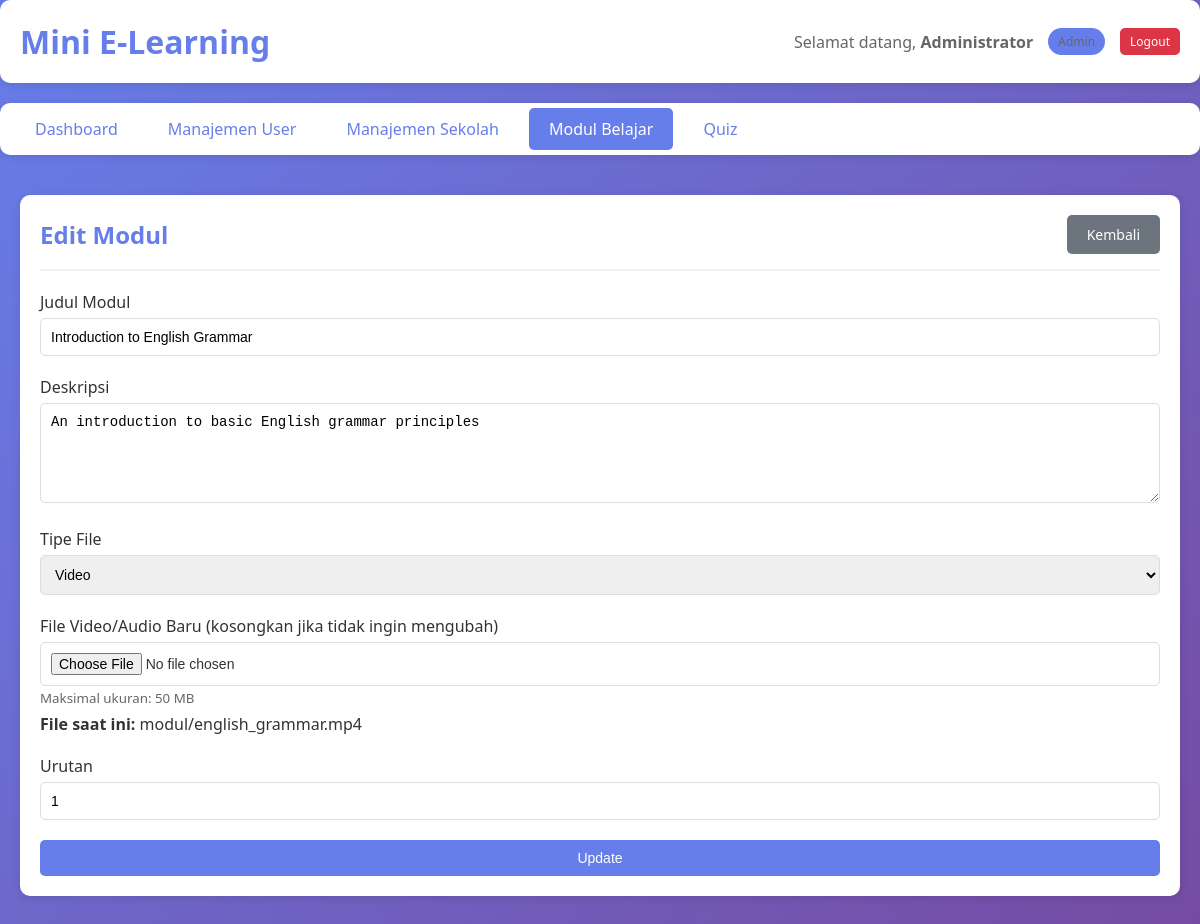
The app's page /public/?page=modul&action=edit&id=1 (signed in) with its own data.
### tables this page shows
CREATE TABLE IF NOT EXISTS modul (
    id INT AUTO_INCREMENT PRIMARY KEY,
    judul VARCHAR(255) NOT NULL,
    deskripsi TEXT,
    file_path VARCHAR(500),
    tipe_file ENUM('video', 'audio') NOT NULL,
    urutan INT DEFAULT 0,
    created_at TIMESTAMP DEFAULT CURRENT_TIMESTAMP
);

### app/controllers/modul_controller.php (called while the page is built, shortened)
<?php
require_once __DIR__ . '/../models/modul_model.php';
function modul_edit_form() {
    $id = $_GET['id'] ?? 0;
    $modul = get_modul_by_id($id);
    include __DIR__ . '/../views/modul/edit.php';
}
?>

### app/models/modul_model.php (called while the page is built, shortened)
<?php
require_once __DIR__ . '/db_functions.php';
function get_modul_by_id($id) {
    $sql = "SELECT * FROM modul WHERE id = ?";
    return db_fetch_one($sql, [$id]);
}
?>

### app/models/db_functions.php (called while the page is built, shortened)
<?php
function db_query($sql, $params = []) {
    $conn = get_db_connection();
    try {
        $stmt = $conn->prepare($sql);
        $stmt->execute($params);
        return $stmt;
    } catch (PDOException $e) {
        error_log("Database error: " . $e->getMessage());
        return false;
    }
}
function db_fetch_one($sql, $params = []) {
    $stmt = db_query($sql, $params);
    if ($stmt) {
        return $stmt->fetch();
    }
    return false;
}
?>

### app/views/modul/edit.php (the view, shortened to what this page needs)
<?php
require_once __DIR__ . '/../layouts/header.php';
?>
<div class="container">
    <div class="card">
        <div class="card-header">
            <h2>Edit Modul</h2>
            <a href="<?php echo APP_URL; ?>?page=modul&action=list" class="btn btn-secondary">Kembali</a>
        </div>
        <form method="POST" action="<?php echo APP_URL; ?>?page=modul&action=update" enctype="multipart/form-data">
            <div class="form-group">
                <label for="judul">Judul Modul</label>
                <input type="text" id="judul" name="judul" value="<?php echo htmlspecialchars($modul['judul']); ?>" required>
            </div>
            <div class="form-group">
                <label for="deskripsi">Deskripsi</label>
                <textarea id="deskripsi" name="deskripsi" rows="4"><?php echo htmlspecialchars($modul['deskripsi'] ?? ''); ?></textarea>
            </div>
            <div class="form-group">
                <label for="tipe_file">Tipe File</label>
                <select id="tipe_file" name="tipe_file" required>
                    <option value="video" <?php echo $modul['tipe_file'] === 'video' ? 'selected' : ''; ?>>Video</option>
                </select>
            </div>
            <div class="form-group">
                <label for="file">File Video/Audio Baru (kosongkan jika tidak ingin mengubah)</label>
                <input type="file" id="file" name="file" accept="video/*,audio/*">
                <small style="color: #666;">Maksimal ukuran: <?php echo MAX_UPLOAD_SIZE / 1024 / 1024; ?> MB</small>
                <?php if ($modul['file_path']): ?>
                    <p style="margin-top: 5px;">
                        <strong>File saat ini:</strong> <?php echo htmlspecialchars($modul['file_path']); ?>
                    </p>
                <?php endif; ?>
            </div>
            <div class="form-group">
                <label for="urutan">Urutan</label>
                <input type="number" id="urutan" name="urutan" value="<?php echo $modul['urutan']; ?>" min="0">
            </div>
            <button type="submit" class="btn btn-primary">Update</button>
        </form>
    </div>
</div>
<?php require_once __DIR__ . '/../layouts/footer.php'; ?>

### app/assets/css/style.css (style rules this page uses)
* { margin: 0; padding: 0; box-sizing: border-box; }
body { font-family: 'Segoe UI', Tahoma, Geneva, Verdana, sans-serif; background: linear-gradient(135deg, #667eea 0%, #764ba2 100%); min-height: 100vh; color: #333; }
.container { max-width: 1200px; margin: 0 auto; padding: 20px; }
.card { background: white; padding: 20px; border-radius: 10px; margin-bottom: 20px; box-shadow: 0 2px 10px rgba(0, 0, 0, 0.1); }
.card-header { display: flex; justify-content: space-between; align-items: center; margin-bottom: 20px; padding-bottom: 15px; border-bottom: 2px solid #f0f0f0; }
.card-header h2 { color: #667eea; }
.form-group { margin-bottom: 20px; }
.form-group label { display: block; margin-bottom: 5px; color: #333; font-weight: 500; }
.form-group input, .form-group select, .form-group textarea { width: 100%; padding: 10px; border: 1px solid #ddd; border-radius: 5px; font-size: 14px; }
.form-group textarea { resize: vertical; min-height: 100px; }
.btn { padding: 10px 20px; border: none; border-radius: 5px; cursor: pointer; font-size: 14px; text-decoration: none; display: inline-block; transition: all 0.3s; }
.btn-primary { background: #667eea; color: white; width: 100%; }
.btn-secondary { background: #6c757d; color: white; }

### records on screen
modul: judul "Introduction to English Grammar", deskripsi "An introduction to basic English grammar principles", tipe_file "Video", file_path "modul/english_grammar.mp4", urutan "1"

### other values on screen
APP_NAME "Mini E-Learning"
$_SESSION['nama'] "Administrator"
$_SESSION['role'] "Admin"
MAX_UPLOAD_SIZE / 1024 / 1024 "50"
